Frame 1 (no input): blank canvas, image omitted
Frame 60 (the mouse pressed at the canvas centre just before this capture): blank canvas, image omitted
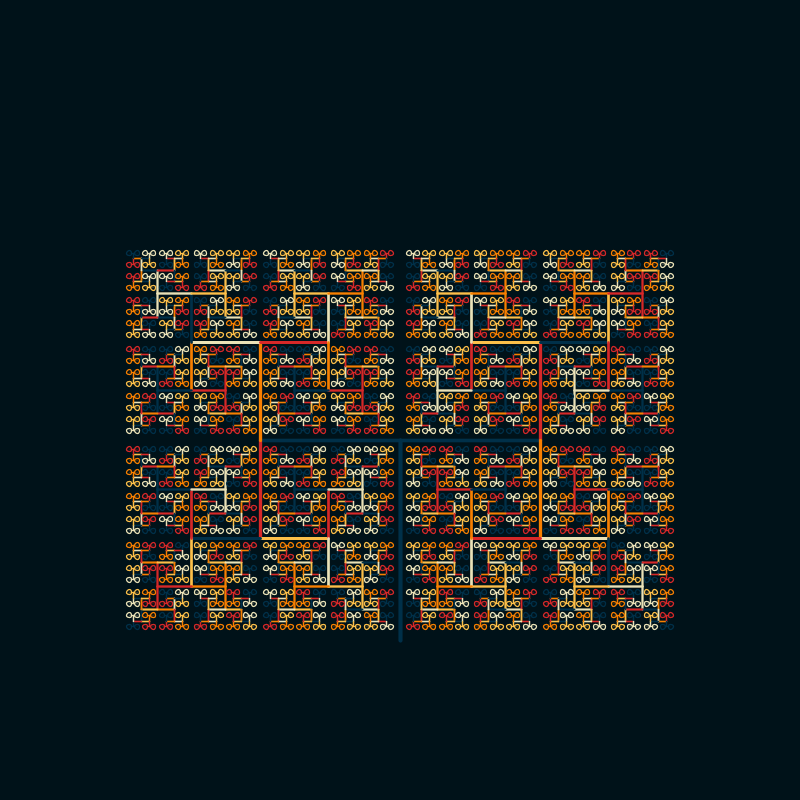
Frame 120 (the mouse held since frame 60 and released just before this capture)

The Processing sketch whose frames 1 and 60 were blank and that drew this single picture after the mouse press (run headless with seeded random() and noise(); from frame 60 on, the mouse is pressed at the canvas centre):

// Processing sketch: Fractal_Tree
// ── Fractal_Tree.pde
/*
-----------------------------------------------------------
              Nonlinear Dynamics and Chaos
               Fractal Tree Visualization
    by Siddhartha Mukherjee, IIT Kanpur, 6 Nov 2025
-----------------------------------------------------------
                    
  Move the mouse around to change parameters for the fractal tree. 
*/

float thp = 0.0, thm = 0.0;
float time = 0;

int cindx = 0;
int iter = 0;
int saveIndx = 0;

color [] cols = {#003049, #d62828, #f77f00, #fcbf49, #eae2b7};
color bgcol = #001219;

void setup() {
  size(800,800);
  background(bgcol);
}

void drawBranch( float x, float y, float len, float theta, float stwt, int cindx, int gen ) {
  
  float x2 = x+len*cos(theta);
  float y2 = y-len*sin(theta);
  
  stroke(cols[cindx]);
  strokeWeight(stwt);
  
  //-- By using a "generation" number for each recursive branch call, I can draw only a particular generation, or use it as a lower/upper cutoff
  if( gen>=0) {
   line(x,y,x2,y2);
   //strokeWeight(2); point(x,y); point(x2,y2); //-- To visualize only the set of points
  }
  
  if( len>5 ) {
    drawBranch( x2, y2, len*0.7, theta+thp, stwt*0.9, (cindx+gen)%cols.length, gen+1 );
    drawBranch( x2, y2, len*0.7, theta-thm, stwt*0.9, (cindx+2*gen)%cols.length, gen+1 );
  } else {
    ellipse( x2, y2, 5, 5 );  
  }
}

void draw() {
   noStroke();
   //-- Change the alpha value to something smaller, to add trails
   fill(bgcol,200);
   rect(0,0,width,height);
   
   //-- Uncomment the thp, thm below to set the angles of the branches with mouse position
   thp = mouseX*PI/width;
   thm = thp;
   //thm = mouseY*PI/height;
   float len = 100 + mouseY*200/height;
   
   //-- Uncomment the incremental version to automate varying angles
   //thp = (width*0.5 + 450*cos(time))*TWO_PI/width;
   //thm = (height*0.5 + 450*sin(time))*TWO_PI/height;
   
   drawBranch( width*0.5, height*0.8, len, PI/2, 4, 0, 0);
   
   //-- Uncomment below to save frames for movie
   
   /* Note that we are incrementing time, which is acting as an angle by 0.002
      So the total number of frames that will complete the roation of TWO_PI is TWO_PI/0.002, which is 3140
      That's a lot of frames, so for a 30 fps movie, we can save every 10th frame, to make a perfect loop of about 10 seconds
      You can then stitch this movie using the MovieMaker option in the Tools menu, or use ffmpeg or such, to stitch the frames */
   
   if( (iter%10==0)&&(saveIndx<314) ) {
     //save("FractalTree-" + nf(saveIndx,3) + ".png");     
     //saveIndx++;          
   }
   
   time += 0.002;
   iter++;
}
